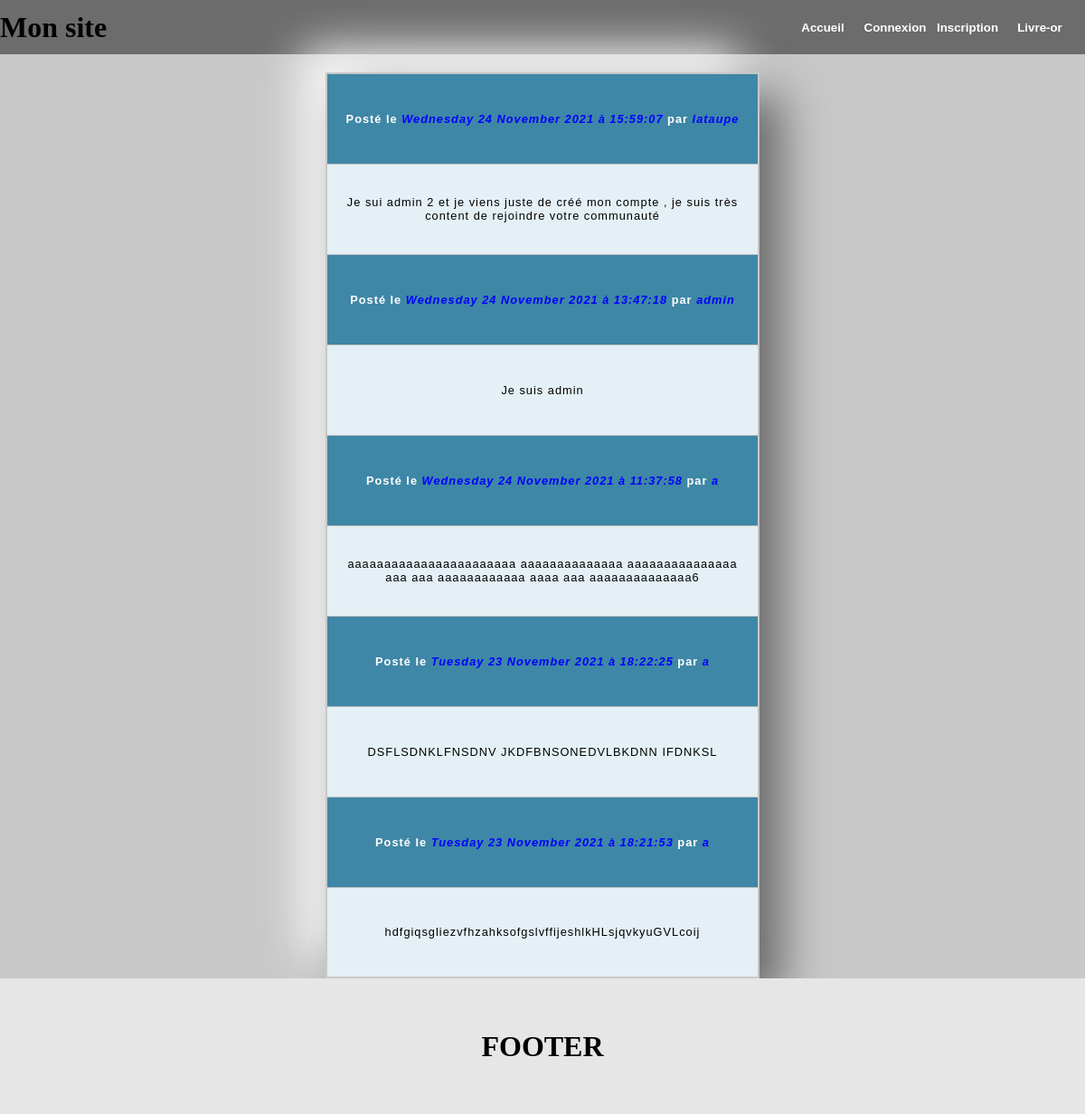
Screenshot of /livre-or.php with the database file from the repository.
### tables this page shows
CREATE TABLE IF NOT EXISTS `commentaires` (
  `id` int(11) NOT NULL AUTO_INCREMENT,
  `commentaire` text NOT NULL,
  `id_utilisateur` int(11) NOT NULL,
  `date` datetime NOT NULL,
  PRIMARY KEY (`id`)
);

CREATE TABLE IF NOT EXISTS `utilisateurs` (
  `id` int(11) NOT NULL AUTO_INCREMENT,
  `login` varchar(255) NOT NULL,
  `password` varchar(255) NOT NULL,
  PRIMARY KEY (`id`)
);

### function.php (called while the page is built, shortened)
<?php
 function est_connecte(){
    return !empty($_SESSION['user-connecte']);
 }

### livre-or.php (the view, shortened to what this page needs)
<?php
require 'header.php';
require 'bdd.php';
$sql = 'SELECT * FROM `utilisateurs`INNER JOIN `commentaires` WHERE utilisateurs.id = commentaires.id_utilisateur ORDER BY date DESC';
$requete = mysqli_query($bdd, $sql);
$commentaires = mysqli_fetch_all($requete, MYSQLI_ASSOC);
echo "<table>
<caption><h1>";
echo"</h1></caption>";
foreach ($commentaires as $indice => $commentaire) {
    $date = strftime("%A %d %B %G à %X", strtotime($commentaire['date']));
    echo "
    <thead>
    <th>Posté le <i class='color'>" . $date . "</i> par <i class='color'>" . $commentaire['login'] . "</i> </th>
    </thead>
    <tbody>
    <tr>
        <td>" . $commentaire['commentaire'] . "</td>
    </tr></tbody>";
}
echo "<tfoot>";
 echo"</tfoot> </table>";
?>
<?php
require 'footer.php';
?>

### header.php (shortened to what this page needs)
<?php
require_once 'function.php';
?>
<!DOCTYPE html>
<html lang="en">
<head>
    <link rel="stylesheet" href="css/style.css">
</head>
<body>
    <header>
        <div>
            <h1>Mon site</h1>
        </div>
        <div class="menu">
            <div class="child2">
                <a class="espace" href="index.php"><button class="button <?php if ($_SERVER['SCRIPT_NAME'] === '/livre-or/index.php') : ?>buttonactif<?php endif; ?>">Accueil</button></a>
                <?php if (!est_connecte()) : ?>
                    <a href="connexion.php"><button class="button <?php if ($_SERVER['SCRIPT_NAME'] === '/livre-or/connexion.php') : ?>buttonactif<?php endif; ?>">Connexion</button></a>
                    <a href="inscription.php"><button class="button <?php if ($_SERVER['SCRIPT_NAME'] === '/livre-or/inscription.php') : ?>buttonactif<?php endif; ?>">Inscription </button></a>
                    <a href="livre-or.php"><button class="button <?php if ($_SERVER['SCRIPT_NAME'] === '/livre-or/livre-or.php') : ?>buttonactif<?php endif; ?>">Livre-or</button></a>
                <?php endif; ?>
            </div>
        </div>
    </header>
    <main>

### footer.php
</main>
<footer>
    <div>
        <h1>FOOTER</h1>
    </div>
</footer>
</body>
</html>

### css/style.css (style rules this page uses)
* { box-sizing: border-box; margin: 0; padding: 0; }
main { background-color: rgb(201, 200, 200); }
header { display: flex; background-color: #beb8b8; justify-content: space-between; align-items: center; height: 60px; background-color: #6c6c6c; }
.menu { display: flex; justify-content: space-between; align-items: center; width: 65%; margin: 10px; }
.child2 { display: flex; justify-content: end; }
.button { height: 60px; width: 80px; border: #6c6c6c; background-color: #6c6c6c; cursor: pointer; font-weight: bold; color: white; }
.color { color: blue; }
thead, tfoot { background-color: #3f87a6; color: #fff; }
tbody { background-color: #e4f0f5; }
caption { padding: 10px; }
table { border-collapse: collapse; border: 2px solid rgb(200, 200, 200); letter-spacing: 1px; font-family: sans-serif; font-size: 0.8rem; margin: auto; width: 40%; box-shadow: 24px 24px 48px #666666, -24px -24px 48px #ffffff; }
td, th { border: 1px solid rgb(190, 190, 190); padding: 5px 10px; height: 100px; }
td { text-align: center; }
footer { display: flex; justify-content: center; height: 150px; background-color: rgb(230, 230, 230); align-items: center; }

### rows the page displays
commentaires: date "Wednesday 24 November 2021 à 15:59:07", id_utilisateur.login "lataupe", commentaire "Je sui admin 2 et je viens juste de créé mon compte , je suis très content de rejoindre votre communauté"
commentaires: date "Wednesday 24 November 2021 à 13:47:18", id_utilisateur.login "admin", commentaire "Je suis admin"
commentaires: date "Wednesday 24 November 2021 à 11:37:58", id_utilisateur.login "a", commentaire "aaaaaaaaaaaaaaaaaaaaaaa aaaaaaaaaaaaaa aaaaaaaaaaaaaaa aaa aaa aaaaaaaaaaaa aaaa aaa aaaaaaaaaaaaaa6"
commentaires: date "Tuesday 23 November 2021 à 18:22:25", id_utilisateur.login "a", commentaire "DSFLSDNKLFNSDNV JKDFBNSONEDVLBKDNN IFDNKSL"
commentaires: date "Tuesday 23 November 2021 à 18:21:53", id_utilisateur.login "a", commentaire "hdfgiqsgliezvfhzahksofgslvffijeshlkHLsjqvkyuGVLcoij"
